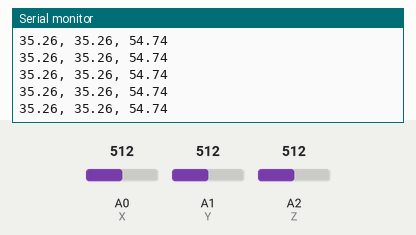
The sketch below on a simulated Arduino Uno, built with avr-gcc and run on an emulated ATmega328P. Shown: the last lines printed to the serial monitor. The test bench sets the inputs (shaded band); at power-on: A2 (Z) = 512, A0 (X) = 512, A1 (Y) = 512.

Above: at 1.2 s.
1.3 s: A2 (Z) set to 528
At 1.34 s:
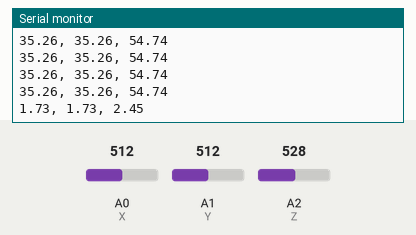
4.3 s: A0 (X) set to 716
At 4.3 s:
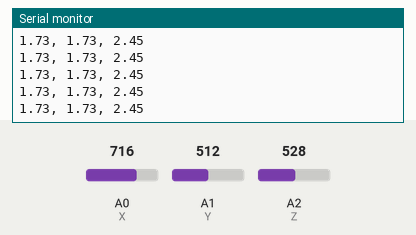
5.8 s: A1 (Y) set to 716
At 5.84 s:
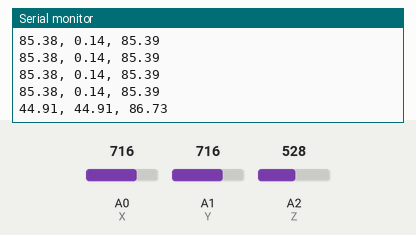
7.3 s: A2 (Z) set to 511
At 7.38 s:
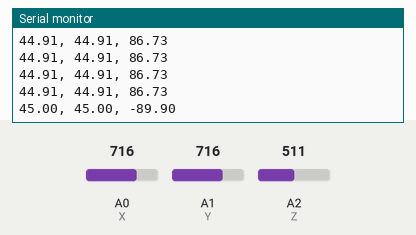
8.8 s: A0 (X) set to 900
At 8.81 s:
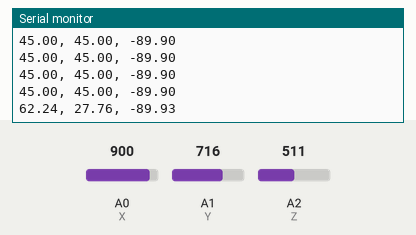
10.3 s: A1 (Y) set to 900
At 10.35 s:
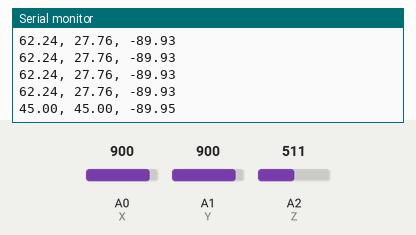
Timing chart, 0 to 12.8 s (numbered marks = the images above; inputs shaded):
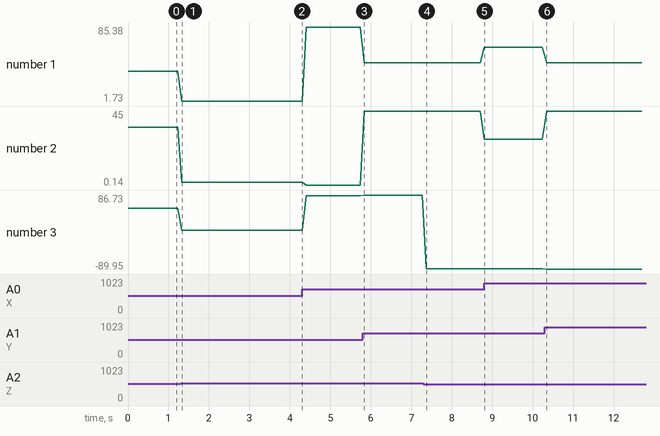

Measured:
- after the input at 1.3 s, the serial monitor: prints a new line at once (image 1)
- after the input at 5.8 s, the serial monitor: prints a new line at once (image 3)
- after the input at 7.3 s, the serial monitor: prints a new line after 0.07 s (image 4)
- after the input at 8.8 s, the serial monitor: prints a new line at once (image 5)
- after the input at 10.3 s, the serial monitor: prints a new line at once (image 6)
- plotted number 1: 35.26 → 1.73 after the input at 1.3 s, 1.73 → 85.38 after the input at 4.3 s, 85.38 → 44.91 after the input at 5.8 s, 44.91 → 45 after the input at 7.3 s, 45 → 62.24 after the input at 8.8 s
- plotted number 2: 35.26 → 1.73 after the input at 1.3 s, 1.73 → 0.14 after the input at 4.3 s, 0.14 → 44.91 after the input at 5.8 s, 44.91 → 45 after the input at 7.3 s, 45 → 27.76 after the input at 8.8 s
- plotted number 3: 54.74 → 2.45 after the input at 1.3 s, 2.45 → 85.39 after the input at 4.3 s, 85.39 → 86.73 after the input at 5.8 s, 86.73 → -89.9 after the input at 7.3 s, -89.9 → -89.93 after the input at 8.8 s

The sketch:

accel_tester.ino
```cpp
// (licence header left out)
#define X A0
#define Y A1
#define Z A2

float x, y, z, total;

void setup(){
  Serial.begin(115200);
}

void loop(){

  // Raw readings
  x = (float)analogRead(X);
  y = (float)analogRead(Y);
  z = (float)analogRead(Z);

  // Readings as voltages
  x = x / 1023.0 * 3.3;
  y = y / 1023.0 * 3.3;
  z = z / 1023.0 * 3.3;

  // Readings as +- voltages
  x = x - 1.65;
  y = y - 1.65;
  z = z - 1.65;

  // Readings as g
  x = x / 0.33;
  y = y / 0.33;
  z = z / 0.33;

  // Readings as angles
  float x2 = atan(x / sqrt((y * y) + (z * z))) * 180 / PI;
  float y2 = atan(y / sqrt((x * x) + (z * z))) * 180 / PI;
  float z2 = atan(sqrt((x * x) + (y * y)) / z) * 180 / PI;

  // Total should be ~1 when stationary (gravity is only force)
  //total = sqrt((x*x) + (y*y) + (z*z));

  Serial.print(x2);
  Serial.print(", ");
  Serial.print(y2);
  Serial.print(", ");
  Serial.println(z2);

  delay(100);
}
```
